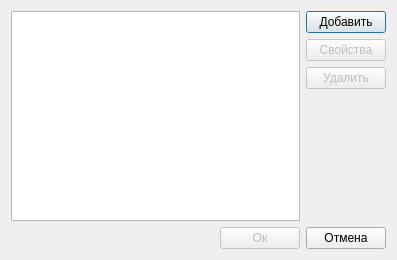
<?xml version="1.0" encoding="UTF-8"?>
<ui version="4.0">
 <class>Dialog</class>
 <widget class="QDialog" name="Dialog">
  <property name="geometry">
   <rect>
    <x>0</x>
    <y>0</y>
    <width>397</width>
    <height>260</height>
   </rect>
  </property>
  <property name="windowTitle">
   <string>Dialog</string>
  </property>
  <layout class="QVBoxLayout" name="verticalLayout_2">
   <item>
    <layout class="QHBoxLayout" name="horizontalLayout">
     <item>
      <widget class="QListView" name="listViewPort"/>
     </item>
     <item>
      <layout class="QVBoxLayout" name="verticalLayout">
       <item>
        <widget class="QPushButton" name="addPort">
         <property name="text">
          <string>Добавить</string>
         </property>
        </widget>
       </item>
       <item>
        <widget class="QPushButton" name="editPort">
         <property name="enabled">
          <bool>false</bool>
         </property>
         <property name="text">
          <string>Свойства</string>
         </property>
        </widget>
       </item>
       <item>
        <widget class="QPushButton" name="deletePort">
         <property name="enabled">
          <bool>false</bool>
         </property>
         <property name="text">
          <string>Удалить</string>
         </property>
        </widget>
       </item>
       <item>
        <spacer name="verticalSpacer_3">
         <property name="orientation">
          <enum>Qt::Vertical</enum>
         </property>
         <property name="sizeHint" stdset="0">
          <size>
           <width>20</width>
           <height>40</height>
          </size>
         </property>
        </spacer>
       </item>
      </layout>
     </item>
    </layout>
   </item>
   <item>
    <layout class="QHBoxLayout" name="horizontalLayout_7">
     <item>
      <spacer name="horizontalSpacer">
       <property name="orientation">
        <enum>Qt::Horizontal</enum>
       </property>
       <property name="sizeHint" stdset="0">
        <size>
         <width>40</width>
         <height>20</height>
        </size>
       </property>
      </spacer>
     </item>
     <item>
      <widget class="QPushButton" name="pushAdd">
       <property name="enabled">
        <bool>false</bool>
       </property>
       <property name="text">
        <string>Ок</string>
       </property>
      </widget>
     </item>
     <item>
      <widget class="QPushButton" name="pushCancel">
       <property name="text">
        <string>Отмена</string>
       </property>
      </widget>
     </item>
    </layout>
   </item>
  </layout>
 </widget>
 <resources/>
 <connections/>
</ui>
